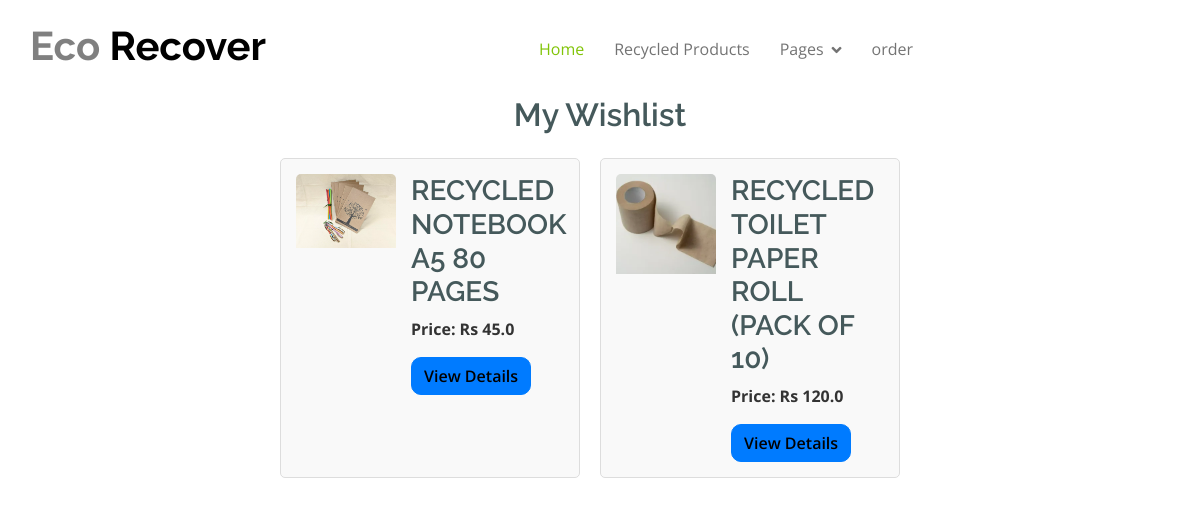
The app's page /wishlist/ (signed in) with its own data.
### app322/models.py (models this page shows, shortened)
class Wishlist(models.Model):
    user = models.ForeignKey(User, on_delete=models.CASCADE)
    product = models.ForeignKey(Product, on_delete=models.CASCADE)
    added_date = models.DateTimeField(auto_now_add=True)
    class Meta:
        unique_together = ['user', 'product']  # Ensures a product can only be added to the wishlist once per user

class Product(models.Model):
    subcategory = models.ForeignKey('Subcategory', on_delete=models.CASCADE, null=True, blank=True)
    user = models.ForeignKey(User, on_delete=models.CASCADE,default=0)
    name = models.CharField(max_length=100, null=False, blank=False)
    product_image = models.ImageField(upload_to="product_images", null=False, blank=False)
    description = models.CharField(max_length=500, null=False, blank=False)
    quantity = models.IntegerField(null=False, blank=False)
    original_price = models.FloatField(null=False, blank=False)
    selling_price = models.FloatField(null=False, blank=False)
    status = models.BooleanField(default=False, help_text="0=default,1=Hidden")
    trending = models.BooleanField(default=False, help_text="0=default,1=Trending")
    created_date = models.DateTimeField(auto_now_add=True)
    updated_date = models.DateTimeField(auto_now=True)

### app322/views.py (the view)
# urls.py: path('wishlist/', wishlists, name='wishlist'),
@never_cache
@login_required(login_url='loginn')
def wishlists(request):
    wishlist_items = Wishlist.objects.filter(user=request.user)
    return render(request, 'main/products/wishlist.html', {'wishlist_items': wishlist_items})

### templates/main/products/wishlist.html (shortened to what this page needs)
{% extends 'main/ecomerce/baseeco.html' %}
{% block content %}
<br><br><br>
<div class="container mt-4">
    <h2 class="text-center mb-4">My Wishlist</h2>
    <div class="wishlist-container">
        {% if wishlist_items %}
            {% for item in wishlist_items %}
                <div class="wishlist-item">
                    <div class="product-info">
                        <div class="product-image">
                            <img src="{{ item.product.product_image.url }}" alt="{{ item.product.name }}">
                        </div>
                        <div class="product-details">
                            <h3>{{ item.product.name }}</h3>
                            <p class="price">Price: Rs {{ item.product.selling_price }}</p>
                            <a href="{% url 'product_detail' product_id=item.product.id %}" class="btn btn-primary">View Details</a>
                        </div>
                    </div>
                </div>
            {% endfor %}
        {% else %}
            <p class="empty-wishlist">Your wishlist is empty.</p>
        {% endif %}
    </div>
</div>
{% endblock content %}

### static/css/ecomerce/style.css (style rules this page uses)
.btn { font-weight: 600; transition: .5s; }

### templates/main/products/wishlist.html (style rules this page uses)
.wishlist-container { display: flex; flex-wrap: wrap; justify-content: center; }
.wishlist-item { width: 300px; margin: 0 20px 20px 0; padding: 15px; border: 1px solid #ddd; border-radius: 5px; background-color: #f9f9f9; transition: all 0.3s ease; }
.product-info { display: flex; }
.product-image { flex: 0 0 100px; margin-right: 15px; border-radius: 5px; overflow: hidden; }
.product-image img { max-width: 100%; height: auto; }
.product-details { flex: 1; }
.price { font-weight: bold; color: #333; }
.btn-primary { background-color: #007bff; border-color: #007bff; }

### records on screen
Wishlist: product.product_image (picture), product.name "RECYCLED NOTEBOOK A5 80 PAGES", product.selling_price "45.0"
Wishlist: product.product_image (picture), product.name "RECYCLED TOILET PAPER ROLL (PACK OF 10)", product.selling_price "120.0"
